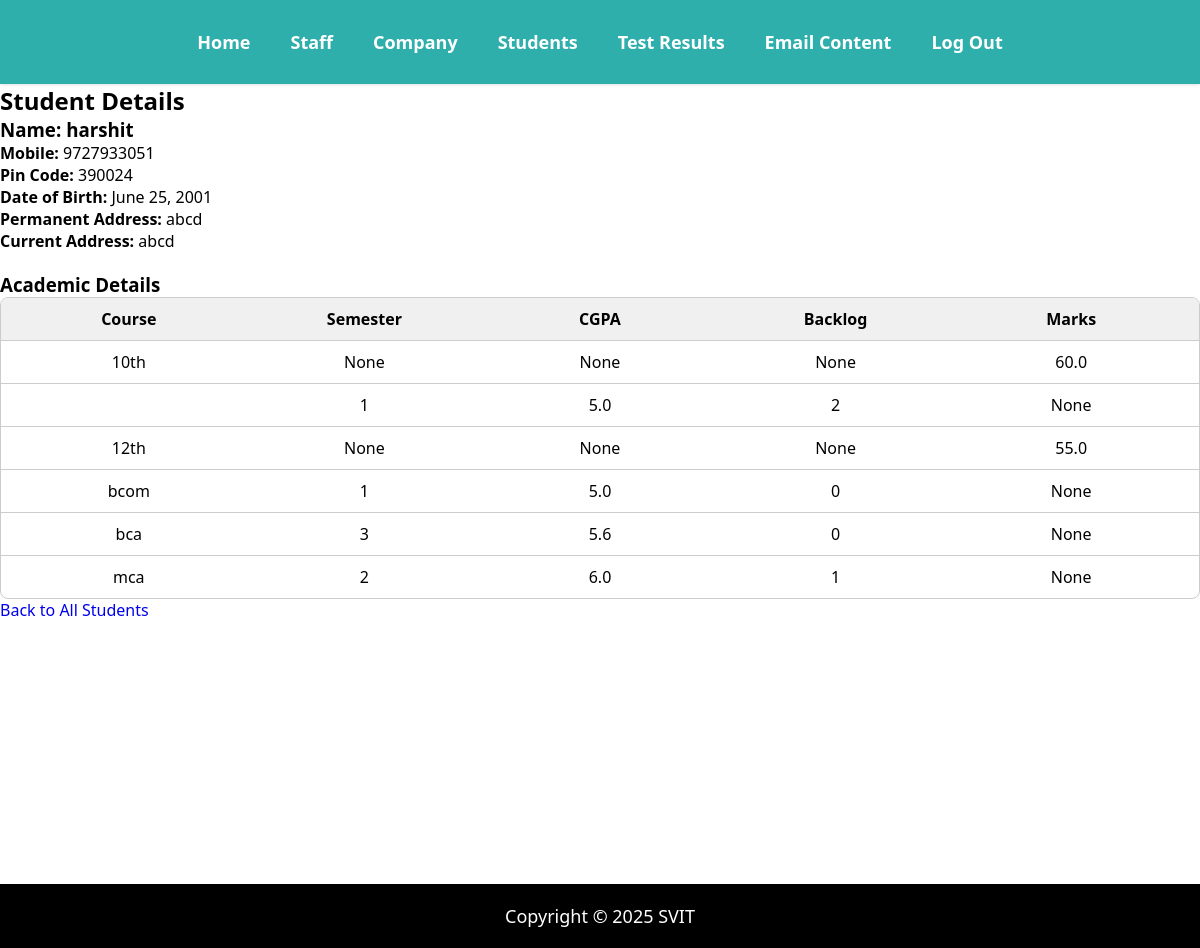
The page /svadmin/student/harshitsharma256@gmail.com/ (signed in) on the database its author committed.
### students/models.py (models this page shows, shortened)
class Student(models.Model):
    user = models.OneToOneField(User, on_delete=models.CASCADE)
    name = models.CharField(max_length=100)
    mobile = models.CharField(max_length=10)
    pincode = models.CharField(max_length=10)
    profilepic = models.ImageField(upload_to='profilepics/')
    dob = models.DateField()
    paddress = models.TextField()
    caddress = models.TextField()
    company = models.ForeignKey(
        Company, on_delete=models.CASCADE, related_name="eligible_students", null=True
    )

class Academic(models.Model):
    COURSE_CHOICES = [
        ('10th', '10th'),
        ('12th', '12th'),
        ('bcom', 'BCom'),
        ('bca', 'BCA'),
        ('mca', 'MCA'),
    ]
    user = models.ForeignKey(User, on_delete=models.CASCADE, default=None)
    student = models.ForeignKey(Student, on_delete=models.CASCADE)
    course = models.CharField(max_length=10, choices=COURSE_CHOICES)
    sem = models.CharField(max_length=10, blank=True, null=True)
    cgpa = models.FloatField(blank=True, null=True)
    backlog = models.IntegerField(blank=True, null=True)
    marks = models.FloatField(blank=True, null=True)
    certificate = models.FileField(upload_to='certificates/', blank=True, null=True)
    from students.models import Student

### svadmin/views.py (the view)
# urls.py: path('student/<str:username>/', views.student_detail, name='student_detail'),
@staff_member_required
def student_detail(request, username):  # Change pk to username
    student = get_object_or_404(Student, user__username=username)  # Use username to fetch student
    academic_details = Academic.objects.filter(student=student)  # Fetch related academic details
    context = {
        'student': student,
        'academic_details': academic_details,
    }
    return render(request, 'svadmin/student_detail.html', context)

### accounts/authentication.py (called while the page is built)
    def get_user(self, user_id):
        UserModel = get_user_model()
        try:
            return UserModel.objects.get(pk=user_id)
        except UserModel.DoesNotExist:
            return None

### students/context_processors.py (called while the page is built)
def project_name(request):
    return {'PROJECT_NAME': settings.PROJECT_NAME}

### svadmin/templates/svadmin/student_detail.html (shortened to what this page needs)
{% extends "svadmin/baseTemplate.html" %}
{% load static %}
{% block mainCss %}
<link rel="stylesheet" href="{% static 'svadmin/css/student_detail.css' %}" />
{% endblock mainCss %}
{% block mainContent %}
<div class="container">
    <h2>Student Details</h2>
    <div class="student-info">
        <h3>Name: {{ student.name }}</h3>
        <p><strong>Mobile:</strong> {{ student.mobile }}</p>
        <p><strong>Pin Code:</strong> {{ student.pincode }}</p>
        <p><strong>Date of Birth:</strong> {{ student.dob }}</p>
        <p><strong>Permanent Address:</strong> {{ student.paddress }}</p>
        <p><strong>Current Address:</strong> {{ student.caddress }}</p>
    </div>
    <div class="academic-info">
        <h3>Academic Details</h3>
        {% if academic_details %}
            <div class="academic-details">
                <div class="generated-header">
                    <div class="generated-course">Course</div>
                    <div class="generated-sem">Semester</div>
                    <div class="generated-cgpa">CGPA</div>
                    <div class="generated-backlog">Backlog</div>
                    <div class="generated-marks">Marks</div>
                </div>
                {% for academic in academic_details %}
                    <div class="generated-item">
                        <div class="generated-course">{{ academic.course }}</div>
                        <div class="generated-sem">{{ academic.sem }}</div>
                        <div class="generated-cgpa">{{ academic.cgpa }}</div>
                        <div class="generated-backlog">{{ academic.backlog }}</div>
                        <div class="generated-marks">{{ academic.marks }}</div>
                    </div>
                {% endfor %}
            </div>
        {% else %}
            <p>No academic details available.</p>
        {% endif %}
    </div>
    <div class="actions">
        <a href="{% url 'allstudents' %}" class="btn">Back to All Students</a>
    </div>
</div>
{% endblock mainContent %}

### svadmin/templates/svadmin/baseTemplate.html (shortened to what this page needs)
<!DOCTYPE html>
<html lang="en">
  <head>
    {% load static %}
    <link rel="stylesheet" href="{% static 'svadmin/css/base.css'%}" />
    {% block mainCss %}{% endblock mainCss%}
  </head>
  <body>
    {% url 'svadmin' as svadmin_url %}
    {% url 'generatestaff' as generatestaff_url %}
     {% url 'company' as company %}
    {% url 'emailcontent' as emailcontent_url %}
    {% url 'allstudents' as allstudents_url %}
     {% url 'testresults' as testresults_url %}
    <nav>
      <a
        href="{% url 'svadmin' %}"
        class="nav-item {% if request.path == svadmin_url %} active {% endif %}"
        >Home</a
      >
      <a
        href="{% url 'generatestaff' %}"
        class="nav-item {% if request.path == generatestaff_url %} active {% endif %}"
        >Staff</a
      >
      <a
      href="{% url 'company' %}"
      class="nav-item {% if request.path == company %} active {% endif %}"
      >Company</a
    >
      <a
        href="{% url 'allstudents' %}"
        class="nav-item {% if request.path == allstudents_url %} active {% endif %}"
        >Students</a
      >
      <a
        href="{% url 'testresults' %}"
        class="nav-item {% if request.path == testresults_url %} active {% endif %}"
        >Test Results</a
      >
      <a
        href="{% url 'emailcontent' %}"
        class="nav-item {% if request.path == emailcontent_url %} active {% endif %}"
        >Email Content</a
      >
      <a href="{% url 'logout'%}" class="nav-item">Log Out</a>
    </nav>
    <div class="main-body">
      {% block mainContent %}{% endblock mainContent %}
    </div>
    <footer>
      <p>
        Copyright &copy;
        {{PROJECT_NAME}}
      </p>
    </footer>
  </body>
</html>

### svadmin/static/svadmin/css/base.css (style rules this page uses)
* { margin: 0; padding: 0; text-decoration: none; font-family: "Segoe UI", Tahoma, Geneva, Verdana, sans-serif; }
nav { display: flex; justify-content: center; align-items: center; padding: 20px; background-color: #2eafac; box-shadow: 0 0 4px 0 rgba(0, 0, 0, 0.2); }
nav .nav-item { color: #ffffff; border-radius: 12px; padding: 10px; margin: 0 10px; font-weight: bold; font-size: 18px; }
.main-body { min-height: 100vh; }
footer { font-size: 18px; padding: 20px; text-align: center; color: #ffffff; background-color: #000000; }

### svadmin/static/svadmin/css/student_detail.css (style rules this page uses)
.academic-info { margin-top: 20px; }
.academic-details { border: 1px solid #ccc; border-radius: 8px; overflow: hidden; }
.generated-header { display: flex; background-color: #f0f0f0; padding: 10px; }
.generated-header div { flex: 1; text-align: center; font-weight: bold; }
.generated-item { display: flex; justify-content: space-between; padding: 10px; border-top: 1px solid #ccc; }
.generated-item div { flex: 1; text-align: center; }

### rows shown on the page
Student: name "harshit", mobile "9727933051", pincode "390024", dob "June 25, 2001", paddress "abcd", caddress "abcd"
Academic: course "10th", sem "None", cgpa "None", backlog "None", marks "60.0"
Academic: sem "1", cgpa "5.0", backlog "2", marks "None"
Academic: course "12th", sem "None", cgpa "None", backlog "None", marks "55.0"
Academic: course "bcom", sem "1", cgpa "5.0", backlog "0", marks "None"
Academic: course "bca", sem "3", cgpa "5.6", backlog "0", marks "None"
Academic: course "mca", sem "2", cgpa "6.0", backlog "1", marks "None"

### other values the page prints
{{ PROJECT_NAME }} "SVIT"
